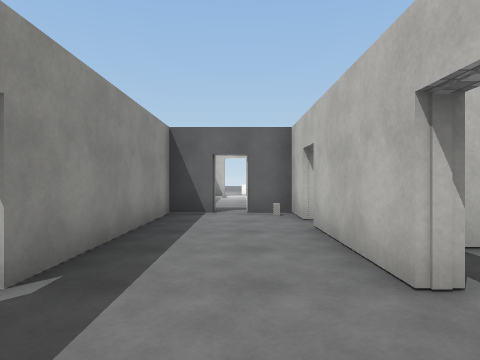
view 1 (above)

24 first-person views from a walk through a Unity game level. The camera is 1.3 m above the floor, looks level and sees 75° across. Doors are open. The floor is counted in squares, 1.8 m on a side. Each view is taken from the middle of a square. On the plan, view 1 faces up. The plan holds only what a view shows up to about 10 squares ahead; the rest is blank. The place goes on beyond the plan. The player is left out. Surface patterns are stand-ins for the level's own textures.

view 2
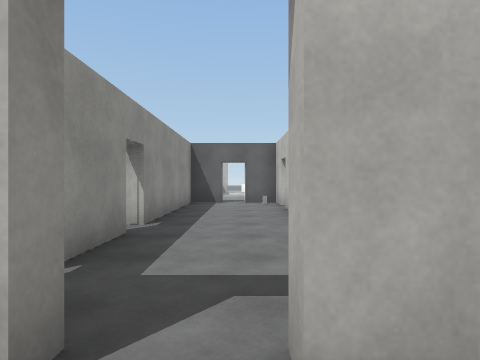

view 3
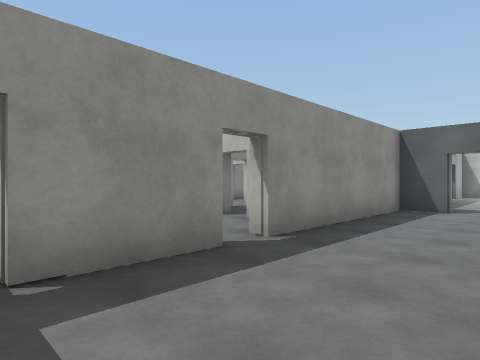

view 4
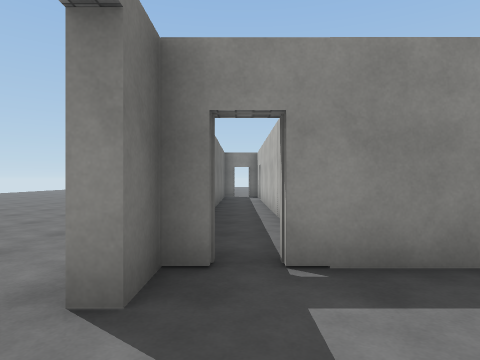

view 5
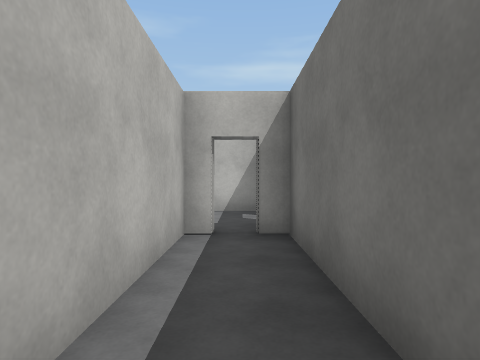

view 6
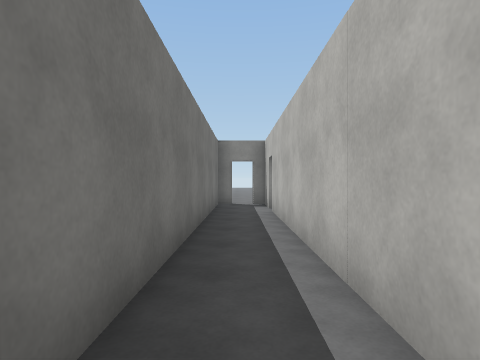

view 7
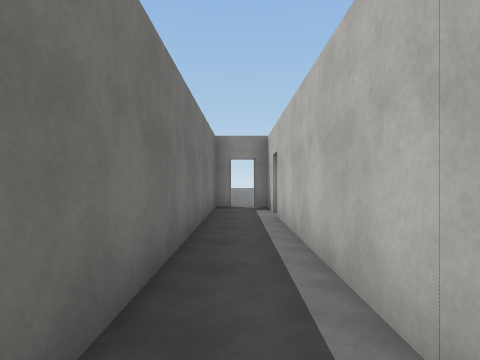

view 8
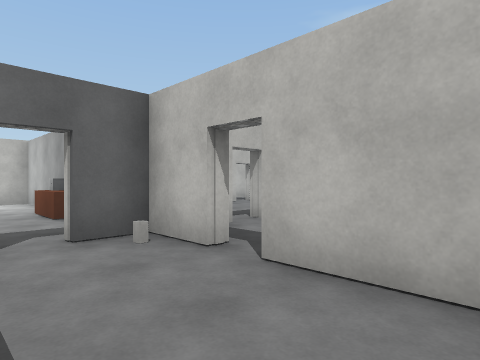

view 9
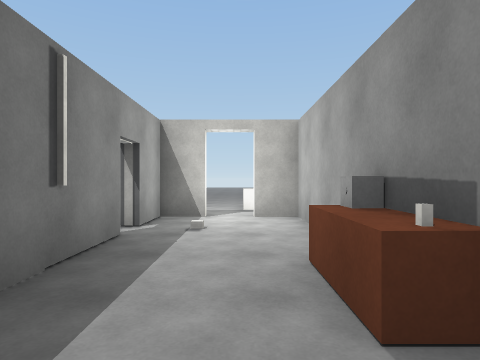

view 10
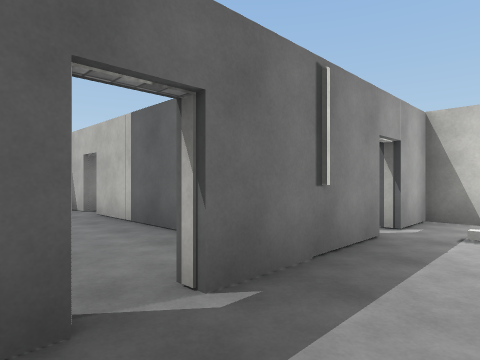

view 11
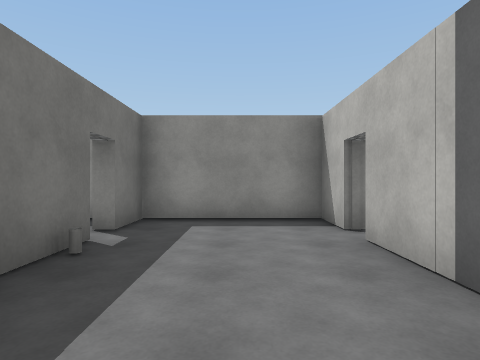

view 12
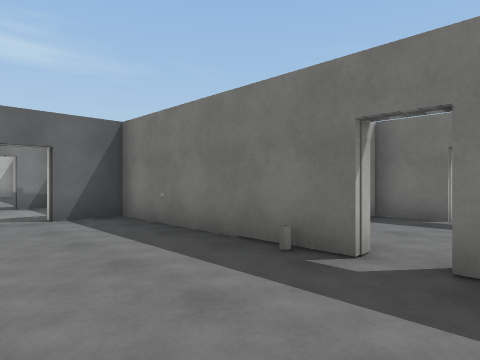

view 13
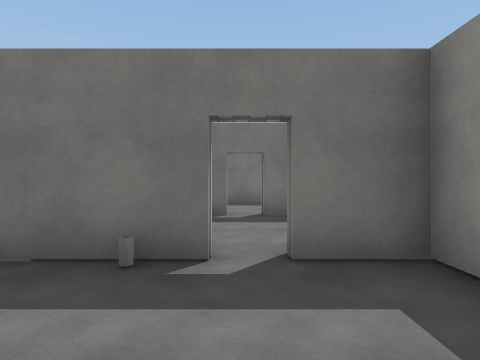

view 14
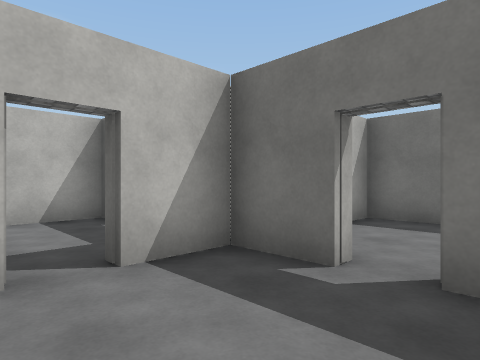

view 15
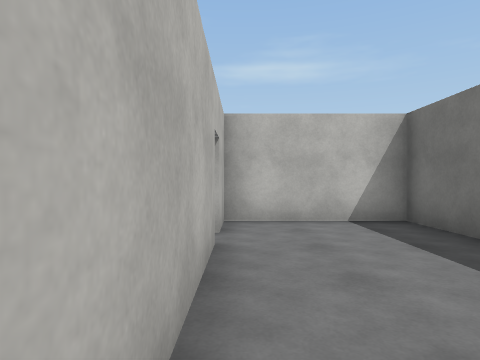

view 16
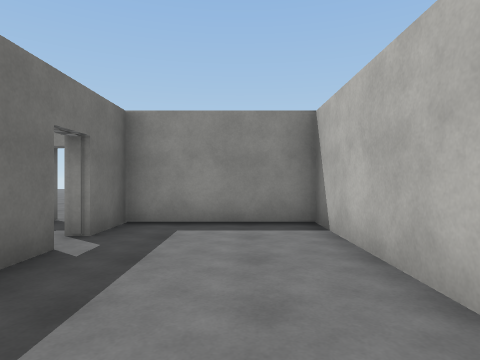

view 17
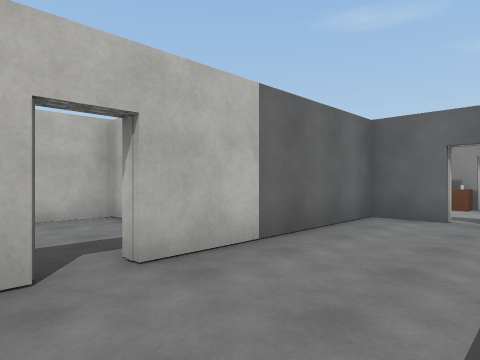

view 18
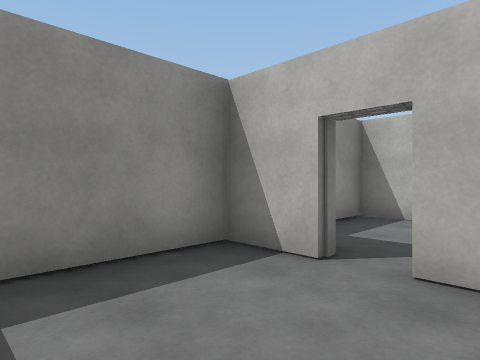

view 19
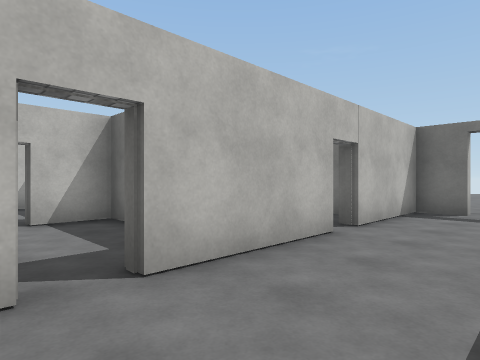

view 20
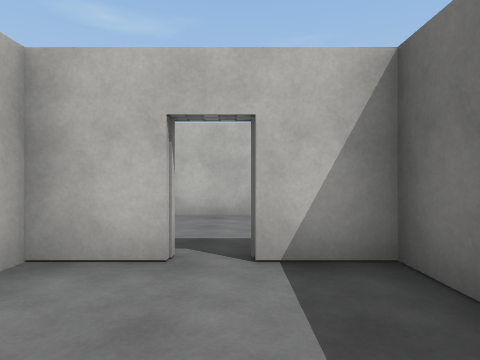

view 21
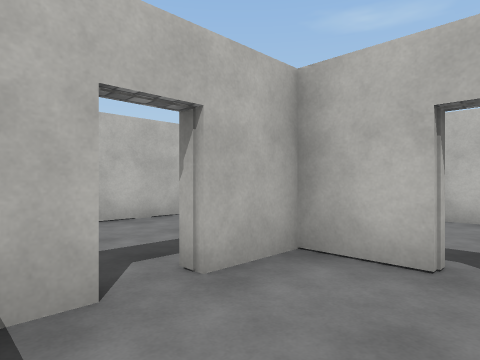

view 22
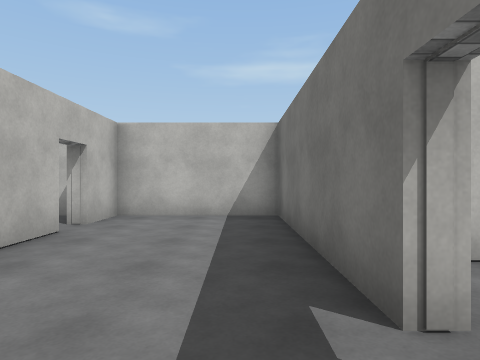

view 23
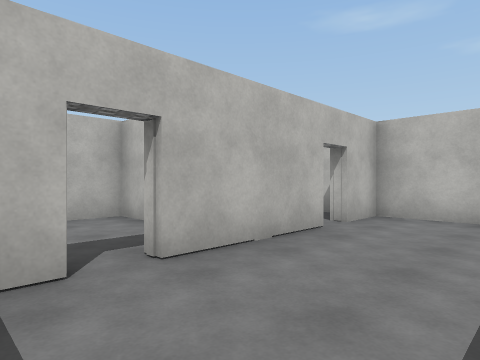

view 24
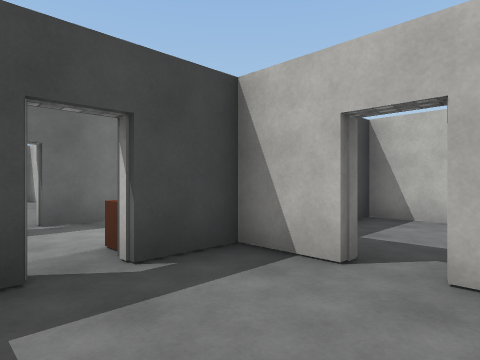

### Floor plan
Key: @ floor where view 1 was taken; # wall or solid block; . floor; D open door; ^ raised ledge; O other object.
Columns run from 14 left of view 1 to 9 right of it. Each row starts with its distance up from view 1.
 18              ..
 17              ..
 16              .^
 15              ..
 14      #####  ##D#####
 13      #...   D..#...#
 12      #...   D..#...#  #
 11      ##D#####..O#D##DD##
 10      #......#..OO......#
  9      #......D..D.......#
  8      #......#..#.......#
  7      ##D######D##D######
  6      #...#  #..#...#..#
  5      #...D..#..D...D..#
  4   #####.#####..#####  #
  3   #....D.#DD#..##
  2   #......# .D..D
  1   #......#  D..D
  0   #DD########.@##
 -1 ..D.........D...#
 -2 ..###########DD##
 -3            ....
 -4          ....
 -5         ...
 -6       ....
 -7      ...
 -8      ..

Where each view was taken, in squares from view 1:
view 1: 0 up, 0 right, facing up
view 2: 3 down, 0 right, facing up
view 3: 1 down, 1 right, facing up-left
view 4: 1 down, 1 right, facing left
view 5: 1 down, 6 left, facing right
view 6: 1 down, 3 left, facing left
view 7: 1 down, 4 left, facing left
view 8: 3 up, 1 left, facing up-right
view 9: 8 up, 0 right, facing up
view 10: 8 up, 0 right, facing up-left
view 11: 9 up, 3 left, facing left
view 12: 10 up, 8 left, facing down-right
view 13: 10 up, 7 left, facing down
view 14: 6 up, 8 left, facing down-right
view 15: 3 up, 11 left, facing right
view 16: 2 up, 7 left, facing left
view 17: 8 up, 8 left, facing up-right
view 18: 8 up, 6 left, facing up-left
view 19: 6 up, 1 left, facing down-right
view 20: 5 up, 2 right, facing right
view 21: 5 up, 2 right, facing up-right
view 22: 8 up, 2 right, facing right
view 23: 8 up, 2 right, facing up-right
view 24: 8 up, 4 right, facing up-left
